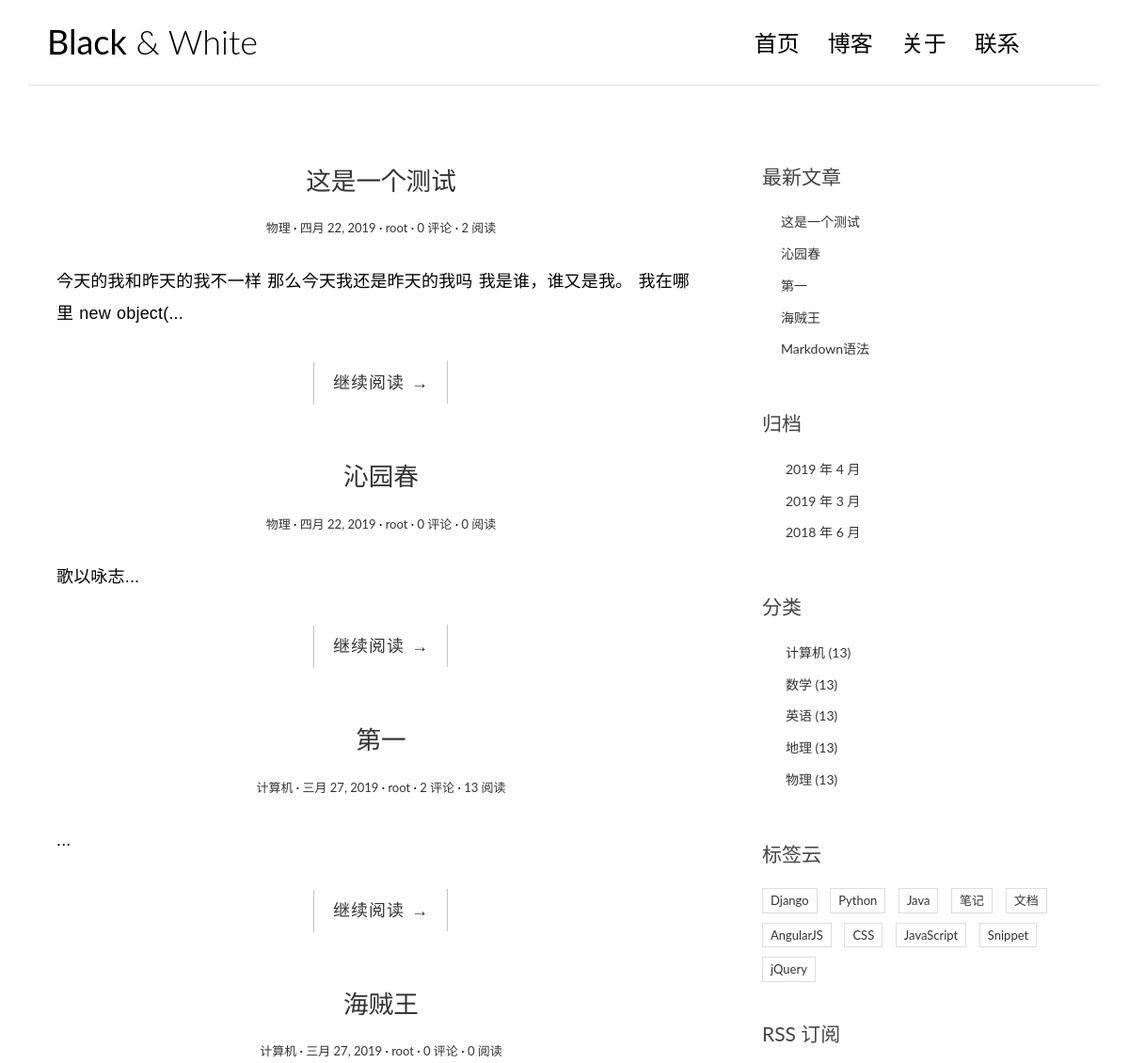
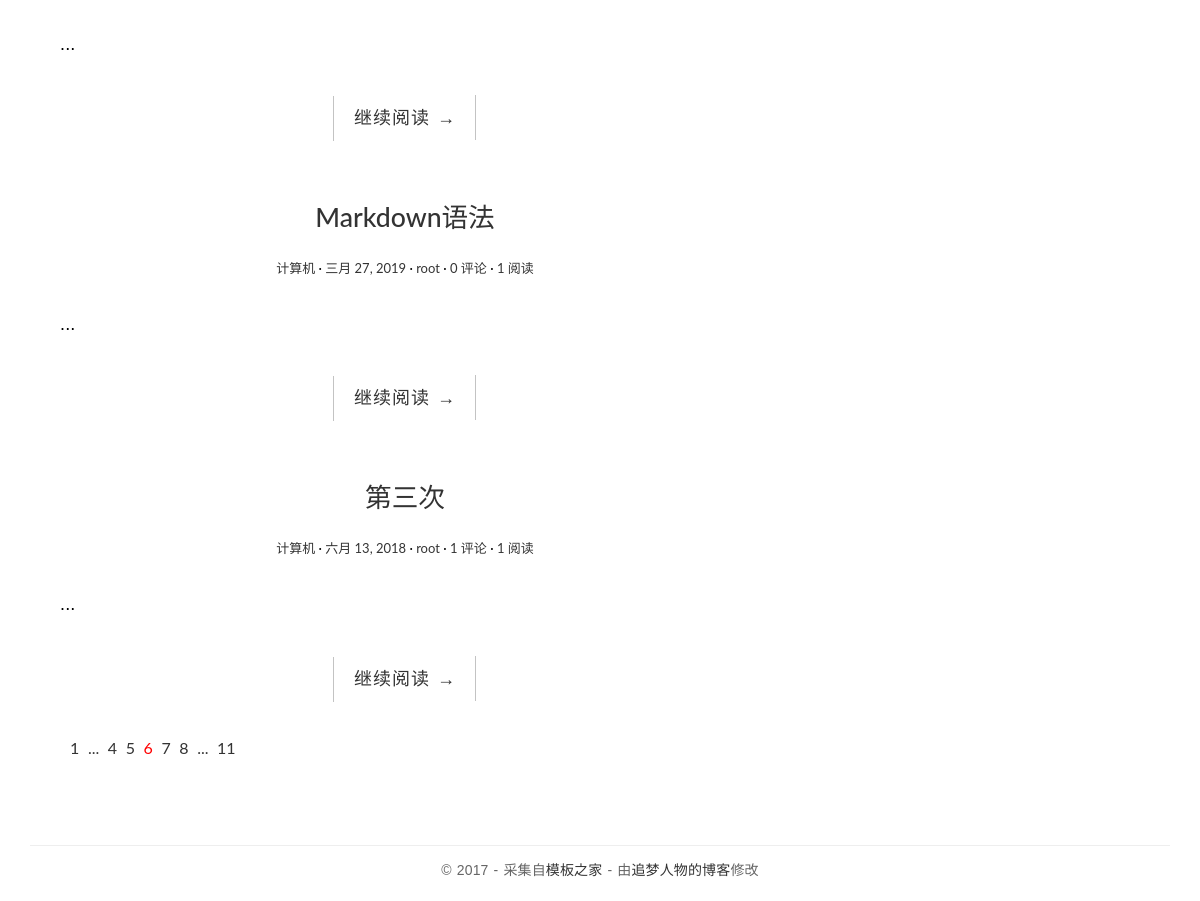
The page / on the database its author committed (2 pictures, top to bottom).
### blog/models.py (models this page shows, shortened)
class Post(models.Model):
    title = models.CharField(max_length=100)
    body = models.TextField()
    created_time = models.DateField()
    modified_time = models.DateField(blank=True)
    category = models.ForeignKey(Category)
    tags = models.ManyToManyField(Tag,blank=True)
    author = models.ForeignKey(User)
    views = models.PositiveIntegerField(default=0)
    excerpt = models.CharField(max_length=200, blank=True)
    def get_absolute_url(self):
        return reverse('blog:detail',kwargs={'pk':self.pk})
    class Meta:
        ordering = ['-created_time','title']

class Category(models.Model):
    name = models.CharField(max_length=100)
    def __str__(self):
        return self.name

### blog/views.py (the view)
# urls.py: url(r'^$', views.index, name='index'),
def index(request):
    post_list = Post.objects.all().order_by('-created_time')
    return render(request,'blog/index.html',context={
        'title':'首页',
        'welcome':'这是第一个页面',
        'post_list':post_list,
    })

### blog/templatetags/blog_tags.py (called while the page is built)
@register.simple_tag
def get_recent_posts(num=5):
    return Post.objects.all().order_by('-created_time')[:num]

@register.simple_tag
def archive():
    return Post.objects.dates('created_time','month',order='DESC')

@register.simple_tag
def get_categories():
    return Category.objects.all()

### templates/blog/index.html
{% extends 'base.html'%}
{% block main %}
                {% for post in post_list%}
                <article class="post post-{{ post.pk }}">
                    <header class="entry-header">
                        <h1 class="entry-title">
                            <a href="{{ post.get_absolute_url }}">{{ post.title }}</a>
                        </h1>
                        <div class="entry-meta">
                            <span class="post-category"><a href="{{ post.get_absolute_url }}">{{ post.category }}</a></span>
                            <span class="post-date"><a href="{{ post.get_absolute_url }}"><time class="entry-date"
                                                                      datetime="{{ post.created_time }}">{{ post.created_time }}</time></a></span>
                            <span class="post-author"><a href="{{ post.get_absolute_url }}">{{ post.author }}</a></span>
                            <span class="comments-link"><a href="{{ post.get_absolute_url }}">{{ post.comment_set.count }} 评论</a></span>
                            <span class="views-count"><a href="{{ post.get_absolute_url }}">{{ post.views }} 阅读</a></span>
                        </div>
                    </header>
                    <div class="entry-content clearfix">
                        <p>{{ post.excerpt }}...</p>
                        <div class="read-more cl-effect-14">
                            <a href="{{ post.get_absolute_url }}" class="more-link">继续阅读 <span class="meta-nav">→</span></a>
                        </div>
                    </div>
                </article>
                {% empty %}
                <div class="no-post">暂时还没有发布的文章！</div>
                {% endfor %}
                <div class="pagination">
                    <ul>
                        <li><a href="">1</a></li>
                        <li><a href="">...</a></li>
                        <li><a href="">4</a></li>
                        <li><a href="">5</a></li>
                        <li class="current"><a href="">6</a></li>
                        <li><a href="">7</a></li>
                        <li><a href="">8</a></li>
                        <li><a href="">...</a></li>
                        <li><a href="">11</a></li>
                    </ul>
                </div>
{% endblock main %}

### templates/base.html (shortened to what this page needs)
{% load staticfiles %}
{% load blog_tags %}
<!DOCTYPE html>
<html>
<head>
    <link rel="stylesheet" href="{% static 'blog/css/bootstrap.min.css'%}">
    <link rel="stylesheet" href="{% static 'blog/css/pace.css'%}">
    <link rel="stylesheet" href="{% static 'blog/css/custom.css'%}">
    <link rel="stylesheet" href="{% static 'blog/css/highlights/github.css'%}">
    <link rel="stylesheet" href="http://code.ionicframework.com/ionicons/2.0.1/css/ionicons.min.css">
</head>
<body>
<div class="container">
    <header id="site-header">
        <div class="row">
            <div class="col-md-4 col-sm-5 col-xs-8">
                <div class="logo">
                    <h1><a href="{% url 'blog:index'%}"><b>Black</b> &amp; White</a></h1>
                </div>
            </div>
            <div class="col-md-8 col-sm-7 col-xs-4">
                <nav class="main-nav" role="navigation">
                    <div class="collapse navbar-collapse" id="bs-example-navbar-collapse-1">
                        <ul class="nav navbar-nav navbar-right">
                            <li class="cl-effect-11"><a href="{% url 'blog:index'%}" data-hover="首页">首页</a></li>
                            <li class="cl-effect-11"><a href="full-width.html" data-hover="博客">博客</a></li>
                            <li class="cl-effect-11"><a href="about.html" data-hover="关于">关于</a></li>
                            <li class="cl-effect-11"><a href="contact.html" data-hover="联系">联系</a></li>
                        </ul>
                    </div>
                </nav>
            </div>
        </div>
    </header>
</div>
<div class="content-body">
    <div class="container">
        <div class="row">
            <main class="col-md-8">
                {% block main %}
                {% endblock main%}
            </main>
            <aside class="col-md-4">
                <div class="widget widget-recent-posts">
                    {% get_recent_posts as posts_list%}
                    <h3 class="widget-title">最新文章</h3>
                    <ul>
                        {% for rpost in posts_list%}
                        <li>
                            <a href="{{ rpost.get_absolute_url }}">{{rpost.title}}</a>
                        </li>
                        {% empty %}
                        <div>没有数据</div>
                        {% endfor %}
                    </ul>
                </div>
                <div class="widget widget-archives">
                    {% archive as date_list%}
                    <h3 class="widget-title">归档</h3>
                    <ul>
                        {% for date in date_list %}
                        <li>
                            <a href="{% url 'blog:archives' date.year date.month %}">{{ date.year }} 年 {{ date.month }} 月</a>
                        </li>
                        {% endfor %}
                    </ul>
                </div>
                <div class="widget widget-category">
                    {% get_categories as categories_list%}
                    <h3 class="widget-title">分类</h3>
                    <ul>
                        {% for category in categories_list %}
                        <li>
                            <a href="{% url 'blog:category' category.pk %}">{{ category.name }} <span class="post-count">(13)</span></a>
                        </li>
                        {% empty %}
                        暂无分类！
                        {% endfor %}
                    </ul>
                </div>
                <div class="widget widget-tag-cloud">
                    <h3 class="widget-title">标签云</h3>
                    <ul>
                        <li>
                            <a href="#">Django</a>
                        </li>
                        <li>
                            <a href="#">Python</a>
                        </li>
                        <li>
                            <a href="#">Java</a>
                        </li>
                        <li>
                            <a href="#">笔记</a>
                        </li>
                        <li>
                            <a href="#">文档</a>
                        </li>
                        <li>
                            <a href="#">AngularJS</a>
                        </li>
                        <li>
                            <a href="#">CSS</a>
                        </li>
                        <li>
                            <a href="#">JavaScript</a>
                        </li>
                        <li>
                            <a href="#">Snippet</a>
                        </li>
                        <li>
                            <a href="#">jQuery</a>
                        </li>
                    </ul>
                </div>
                <div class="rss">
                    <a href=""> RSS 订阅</a>
                </div>
            </aside>
        </div>
    </div>
</div>
<footer id="site-footer">
    <div class="container">
        <div class="row">
            <div class="col-md-12">
                <p class="copyright">&copy 2017 - 采集自<a href="http://www.cssmoban.com/"
                                                        target="_blank" title="模板之家">模板之家</a>
                    - 由<a href="http://zmrenwu.com/" title="网页模板" target="_blank">追梦人物的博客</a>修改
                </p>
            </div>
        </div>
    </div>
</footer>
</body>
</html>

### blog/static/blog/css/custom.css (style rules this page uses)
* { outline: none; }
h1, h2, h3, h4, h5, h6 { margin-top: 0; }
b { font-weight: 400; }
a { color: #333; }
body { color: #444; font-family: 'Lato', sans-serif; }
p { font-family: 'Ubuntu', sans-serif; font-weight: 400; word-spacing: 1px; letter-spacing: 0.01em; }
#site-header { background-color: #FFF; padding: 25px 20px; margin-bottom: 40px; border-bottom: 1px solid #e7e7e7; }
.logo h1 a { color: #000; }
.logo h1 { margin: 0; font-family: 'Lato', sans-serif; font-weight: 300; }
.main-nav { margin-top: 11px; max-width: 95%; }
.main-nav a { color: #000000 !important; padding: 0 0 5px 0 !important; margin-right: 30px; font-family: 'Lato', sans-serif; font-weight: 300; font-size: 24px; }
.cl-effect-11 a { padding: 10px 0; color: #0972b4; text-shadow: none; }
.cl-effect-11 a::before { position: absolute; top: 0; left: 0; overflow: hidden; padding: 0 0 5px 0 !important; max-width: 0; border-bottom: 1px solid #000; color: #000; content: attr(data-hover); white-space: nowrap; -webkit-transition: max-width 0.5s; -moz-transition: max-width 0.5s; transition: max-width 0.5s; }
.content-body { padding-bottom: 4em; }
.post { background: #fff; padding: 30px 30px 0; }
.entry-title { text-align: center; font-size: 1.9em; margin-bottom: 20px; line-height: 1.6; padding: 10px 20px 0; }
.entry-meta { text-align: center; color: #DDDDDD; font-size: 13px; margin-bottom: 30px; }
.entry-content { font-size: 18px; line-height: 1.9; font-weight: 300; color: #000; }
.post-category::after, .post-date::after, .post-author::after, .comments-link::after { content: ' ·'; color: #000; }
.read-more { font-family: 'Ubuntu', sans-serif; font-weight: 400; word-spacing: 1px; letter-spacing: 0.01em; text-align: center; margin-top: 20px; }
.cl-effect-14 a { padding: 0 20px; height: 45px; line-height: 45px; position: relative; display: inline-block; margin: 15px 25px; letter-spacing: 1px; font-weight: 400; text-shadow: 0 0 1px rgba(255, 255, 255, 0.3); }
.cl-effect-14 a::before, .cl-effect-14 a::after { position: absolute; width: 45px; height: 1px; background: #C3C3C3; content: ''; -webkit-transition: all 0.3s; -moz-transition: all 0.3s; transition: all 0.3s; pointer-events: none; }
.cl-effect-14 a::before { top: 0; left: 0; -webkit-transform: rotate(90deg); -moz-transform: rotate(90deg); transform: rotate(90deg); -webkit-transform-origin: 0 0; -moz-transform-origin: 0 0; transform-origin: 0 0; }
.cl-effect-14 a::after { right: 0; bottom: 0; -webkit-transform: rotate(90deg); -moz-transform: rotate(90deg); transform: rotate(90deg); -webkit-transform-origin: 100% 0; -moz-transform-origin: 100% 0; transform-origin: 100% 0; }
.widget { background: #fff; padding: 30px 0 0; }
.widget-title { font-size: 1.5em; margin-bottom: 20px; line-height: 1.6; padding: 10px 0 0; font-weight: 400; }
.widget-recent-posts ul { padding: 0; margin: 0; padding-left: 20px; }
.widget-recent-posts ul li { list-style-type: none; position: relative; line-height: 170%; margin-bottom: 10px; }
.widget-recent-posts ul li::before { content: '\f3d3'; font-family: "Ionicons"; position: absolute; left: -17px; top: 3px; font-size: 16px; color: #000; }
.widget-archives ul { padding: 0; margin: 0; padding-left: 25px; }
.widget-archives ul li { list-style-type: none; position: relative; line-height: 170%; margin-bottom: 10px; }
.widget-archives ul li::before { content: '\f3f3'; font-family: "Ionicons"; position: absolute; left: -25px; top: 1px; font-size: 16px; color: #000; }
.widget-category ul { padding: 0; margin: 0; padding-left: 25px; }
.widget-category ul li { list-style-type: none; position: relative; line-height: 170%; margin-bottom: 10px; }
.widget-category ul li::before { content: '\f3fe'; font-family: "Ionicons"; position: absolute; left: -25px; top: 1px; font-size: 18px; color: #000; }
.widget-tag-cloud ul { padding: 0; margin: 0; margin-right: -10px; }
.widget-tag-cloud ul li { list-style-type: none; font-size: 13px; display: inline-block; margin-right: 10px; margin-bottom: 10px; padding: 3px 8px; border: 1px solid #ddd; }
.rss { font-size: 21px; margin-top: 30px; }
.rss a { color: #444; }
#site-footer { padding-top: 10px; padding: 0 0 1.5em 0; }
.copyright { text-align: center; padding-top: 1em; margin: 0; border-top: 1px solid #eee; color: #666; }
.pagination ul { list-style: none; }
.pagination ul li { display: inline-block; font-size: 16px; margin-right: 5px; }
.current a { color: red; }

### rows shown on the page
Post: title "这是一个测试", category "物理", created_time "四月 22, 2019", author "root", comment_set.count "0", views "2", excerpt "今天的我和昨天的我不一样 那么今天我还是昨天的我吗 我是谁，谁又是我。 我在哪里 new object("
Post: title "沁园春", category "物理", created_time "四月 22, 2019", author "root", comment_set.count "0", views "0", excerpt "歌以咏志"
Post: title "第一", category "计算机", created_time "三月 27, 2019", author "root", comment_set.count "2", views "13"
Post: title "海贼王", category "计算机", created_time "三月 27, 2019", author "root", comment_set.count "0", views "0"
Post: title "Markdown语法", category "计算机", created_time "三月 27, 2019", author "root", comment_set.count "0", views "1"
Post: title "第三次", category "计算机", created_time "六月 13, 2018", author "root", comment_set.count "1", views "1"
Category: name "计算机"
Category: name "数学"
Category: name "英语"
Category: name "地理"
Category: name "物理"

### other values the page prints
{{ date.year }} "2019" "2019" "2018"
{{ date.month }} "4" "3" "6"
